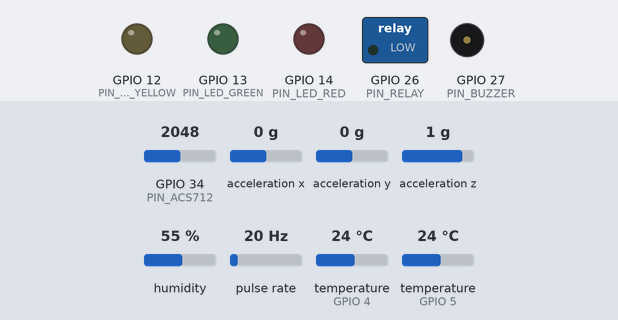
The sketch below on a simulated ESP32. On the bench: switched loads named in the sketch (green lamp = pin HIGH), output pins drawn as LEDs (lit = HIGH), buzzer (waves = sounding, pin HIGH). Wiring (inferred from the names in the program): pulse sensor: data GPIO 18; MPU-6050 motion sensor at I2C address 0x68. The test bench sets the inputs (shaded band); at power-on: acceleration x 0 g, pulse rate 20 Hz, acceleration y 0 g, GPIO 34 (PIN_ACS712) = 2048, acceleration z 1 g, humidity 55 %, temperature (sensors on GPIO 4, GPIO 5) 24 °C. WiFi joins after 1.5 s; servers stay silent unless stated; uploads are accepted with an empty reply; what the sketch prints to the serial monitor is not drawn.

Above: at 0.0 s.
At 3.7 s:
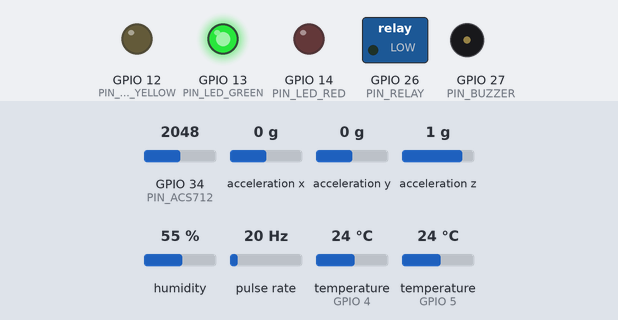
3.8 s: acceleration x set to -1.4 g
At 6.5 s:
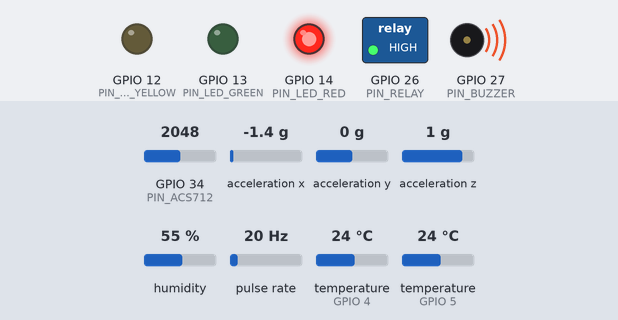
7.3 s: pulse rate (sensor on GPIO 18) set to 50 Hz
17.5 s: acceleration y set to -0.2 g
Timing chart, 0 to 20.5 s (numbered marks = the images above; inputs shaded):
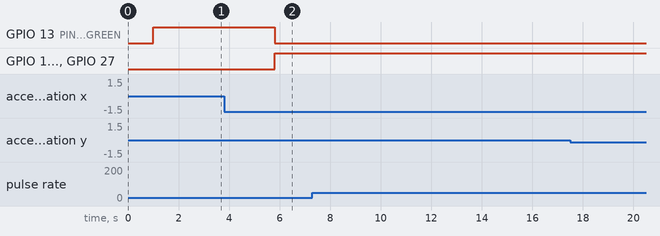

The sketch:

esp32_health_monitor.ino
```cpp
/*
 * ======================================================================================
 * Industrial Health Monitoring System - ESP32 Firmware with Wi-Fi & Backend Cloud Sync
 * ======================================================================================
 * Components & Pin Mapping:
 *  - FC-03 IR Optical Speed Sensor    : DO -> GPIO 18 (Interrupt)
 *  - MPU-6050 (Accelerometer / Motion): SDA -> GPIO 21, SCL -> GPIO 22 (I2C: 0x68)
 *  - DS18B20 (Motor Casing Temp)      : DATA -> GPIO 5 (with 4.7kΩ pull-up to 3.3V)
 *  - DHT11 / DHT22 (Ambient Temp)     : DATA -> GPIO 4
 *  - ACS712 Current Sensor (5A)       : OUT -> GPIO 34 (ADC)
 *  - Relay Module (Emergency Trip)    : IN -> GPIO 26 (Active LOW)
 *  - Piezo Buzzer                     : (+) -> GPIO 27
 *  - Status LEDs                      : Red -> GPIO 14, Yellow -> GPIO 12, Green -> GPIO 13
 * ======================================================================================
 */

#include <Wire.h>
#include <WiFi.h>
#include <HTTPClient.h>
#include <DHT.h>
#include <OneWire.h>
#include <DallasTemperature.h>

// -----------------------------------------------------------------------------
// 1. NETWORK & BACKEND CONFIGURATION
// -----------------------------------------------------------------------------
// Set to 'true' to transmit telemetry to your FastAPI backend over Wi-Fi
// Set to 'false' to run in standalone offline mode (bench testing)
#define ENABLE_WIFI true

// Enter your Wi-Fi details (must be a 2.4 GHz network)
const char* WIFI_SSID     = "YOUR_WIFI_NAME";
const char* WIFI_PASSWORD = "YOUR_WIFI_PASSWORD";

// Target FastAPI endpoint
// NOTE: Use your computer's local IP address on the network (NOT 'localhost' or '127.0.0.1')
const char* BACKEND_URL   = "http://10.181.76.182:8000/api/v1/sensor-data";
const char* MACHINE_ID    = "MACHINE_01";

// -----------------------------------------------------------------------------
// DHT Sensor Config (Ambient Temperature & Humidity)
// -----------------------------------------------------------------------------
#define DHTPIN 4
#define DHTTYPE DHT11   // Change to DHT22 if using the white DHT22 sensor
DHT dht(DHTPIN, DHTTYPE);

// -----------------------------------------------------------------------------
// DS18B20 Sensor Config (Motor Casing Probe Temperature)
// -----------------------------------------------------------------------------
#define PIN_DS18B20 5   // OneWire data bus connected to GPIO 5
OneWire oneWire(PIN_DS18B20);
DallasTemperature ds18b20Sensors(&oneWire);

// -----------------------------------------------------------------------------
// Pin Definitions
// -----------------------------------------------------------------------------
#define PIN_RPM_SENSOR      18  // FC-03 DO pin (Interrupt)
#define PIN_ACS712          34  // ACS712 Current Sensor OUT pin (Analog ADC1)
#define PIN_RELAY           26  // 5V Relay IN pin (Active LOW)
#define PIN_BUZZER          27  // Piezo Buzzer
#define PIN_LED_GREEN       13  // Normal status LED
#define PIN_LED_YELLOW      12  // Warning status LED
#define PIN_LED_RED         14  // Critical fault LED

#define MPU6050_ADDR        0x68

// -----------------------------------------------------------------------------
// System Thresholds (Aligned with backend health_service.py)
// -----------------------------------------------------------------------------
const float THRESHOLD_TEMP_WARN       = 40.0;   // °C
const float THRESHOLD_TEMP_CRIT       = 50.0;   // °C

const float THRESHOLD_CURRENT_WARN    = 1.5;    // Amperes
const float THRESHOLD_CURRENT_CRIT    = 2.5;    // Amperes

const float THRESHOLD_RPM_WARN_LOW    = 1500.0; // RPM
const float THRESHOLD_RPM_CRIT_LOW    = 1000.0; // RPM

const float THRESHOLD_ACCEL_WARN      = 0.5;    // g (dynamic acceleration)
const float THRESHOLD_ACCEL_CRIT      = 1.0;    // g

// -----------------------------------------------------------------------------
// Hardware Calibration & Timing
// -----------------------------------------------------------------------------
const unsigned long SAMPLE_INTERVAL_MS = 5000; // 5 seconds interval between sensor reads & transmissions
const int ENCODER_SLOTS = 20;                  // Number of slots in FC-03 encoder disc
const float ACS712_SENSITIVITY = 0.185;        // 185 mV/A for ACS712-05B
const float ACS712_VREF = 2.50;                // Quiescent voltage at 0 Amps

// -----------------------------------------------------------------------------
// Data Structures
// -----------------------------------------------------------------------------
struct SensorReading {
  float temperature;
  float ambient_temp;
  float humidity;
  float current;
  float rpm;
  float acceleration; // Resultant total acceleration in g (sqrt(ax²+ay²+az²))
  float accel_x;      // X-axis acceleration in g
  float accel_y;      // Y-axis acceleration in g
  float accel_z;      // Z-axis acceleration in g (gravity-removed)
};

volatile unsigned long pulseCounter = 0;
unsigned long lastSampleTime = 0;

enum MachineStatus { STATUS_NORMAL, STATUS_WARNING, STATUS_CRITICAL };
MachineStatus currentStatus = STATUS_NORMAL;

// -----------------------------------------------------------------------------
// Interrupt Service Routine for FC-03 RPM Sensor
// -----------------------------------------------------------------------------
void IRAM_ATTR countPulse() {
  pulseCounter++;
}

// -----------------------------------------------------------------------------
// Wi-Fi Connect Routine
// -----------------------------------------------------------------------------
void connectToWiFi() {
  if (!ENABLE_WIFI) return;

  Serial.printf("[Wi-Fi] Connecting to: %s", WIFI_SSID);
  WiFi.mode(WIFI_STA);
  WiFi.begin(WIFI_SSID, WIFI_PASSWORD);

  int retries = 0;
  while (WiFi.status() != WL_CONNECTED && retries < 25) {
    delay(500);
    Serial.print(".");
    retries++;
  }

  if (WiFi.status() == WL_CONNECTED) {
    Serial.println("\n[Wi-Fi] Connected successfully!");
    Serial.printf("[Wi-Fi] ESP32 IP Address: %s\n", WiFi.localIP().toString().c_str());
  } else {
    Serial.println("\n[Wi-Fi] Failed to connect. Running in local-only mode.");
  }
}

// -----------------------------------------------------------------------------
// Setup Function
// -----------------------------------------------------------------------------
void setup() {
  Serial.begin(115200);
  delay(1000);
  Serial.println("\n==================================================");
  Serial.println("  Industrial Health Monitoring System - ESP32     ");
  Serial.println("==================================================");

  // Initialize GPIO Pins
  pinMode(PIN_RPM_SENSOR, INPUT_PULLUP);
  pinMode(PIN_RELAY, OUTPUT);
  pinMode(PIN_BUZZER, OUTPUT);
  pinMode(PIN_LED_GREEN, OUTPUT);
  pinMode(PIN_LED_YELLOW, OUTPUT);
  pinMode(PIN_LED_RED, OUTPUT);

  // Default state: Motor running, Green LED on
  digitalWrite(PIN_RELAY, LOW);
  digitalWrite(PIN_BUZZER, LOW);
  digitalWrite(PIN_LED_GREEN, HIGH);
  digitalWrite(PIN_LED_YELLOW, LOW);
  digitalWrite(PIN_LED_RED, LOW);

  // Attach interrupt for optical encoder
  attachInterrupt(digitalPinToInterrupt(PIN_RPM_SENSOR), countPulse, RISING);

  // Initialize I2C Bus for MPU-6050 (SDA = 21, SCL = 22)
  Wire.begin(21, 22);

  // Initialize MPU-6050
  Wire.beginTransmission(MPU6050_ADDR);
  Wire.write(0x6B); // Wake up MPU-6050
  Wire.write(0x00);
  Wire.endTransmission();

  // Initialize DHT and DS18B20
  dht.begin();
  ds18b20Sensors.begin();

  // Connect to Wi-Fi if enabled
  if (ENABLE_WIFI) {
    connectToWiFi();
  }

  Serial.println("[OK] Setup completed.");
  Serial.println("==================================================\n");
}

// -----------------------------------------------------------------------------
// Read Live Sensors
// -----------------------------------------------------------------------------
SensorReading readLiveSensors() {
  SensorReading data;

  // 1. Calculate RPM from FC-03 pulses over the sample interval
  noInterrupts();
  unsigned long pulses = pulseCounter;
  pulseCounter = 0;
  interrupts();
  float intervalSeconds = SAMPLE_INTERVAL_MS / 1000.0;
  data.rpm = (float)(pulses * (60.0 / intervalSeconds)) / ENCODER_SLOTS;

  // 2. Read Motor Temperature (DS18B20) and Ambient Environment (DHT)
  ds18b20Sensors.requestTemperatures();
  float motorTemp = ds18b20Sensors.getTempCByIndex(0);

  float t = dht.readTemperature();
  float h = dht.readHumidity();
  data.ambient_temp = isnan(t) ? 28.0 : t;
  data.humidity     = isnan(h) ? 50.0 : h;

  // Use DS18B20 motor temp, or fallback to ambient + offset if probe not attached
  if (motorTemp == DEVICE_DISCONNECTED_C || motorTemp < -50.0 || isnan(motorTemp)) {
    data.temperature = data.ambient_temp + 5.0; // Fallback estimate
  } else {
    data.temperature = motorTemp;
  }

  // 3. Read Current from ACS712
  long adcSum = 0;
  for (int i = 0; i < 50; i++) {
    adcSum += analogRead(PIN_ACS712);
    delayMicroseconds(200);
  }
  float avgAdc = adcSum / 50.0;
  float voltage = (avgAdc / 4095.0) * 3.3;
  float currentAmps = abs((voltage - (ACS712_VREF * (3.3 / 5.0))) / ACS712_SENSITIVITY);
  data.current = (currentAmps < 0.05) ? 0.0 : currentAmps;

  // 4. Read Acceleration from MPU-6050
  Wire.beginTransmission(MPU6050_ADDR);
  Wire.write(0x3B);
  Wire.endTransmission(false);
  Wire.requestFrom((uint16_t)MPU6050_ADDR, (uint8_t)6, true);

  if (Wire.available() >= 6) {
    int16_t rawX = Wire.read() << 8 | Wire.read();
    int16_t rawY = Wire.read() << 8 | Wire.read();
    int16_t rawZ = Wire.read() << 8 | Wire.read();

    // Convert to g (±2g range: LSB sensitivity = 16384 LSB/g)
    data.accel_x = rawX / 16384.0f;
    data.accel_y = rawY / 16384.0f;
    // Remove gravity from Z-axis (static gravity ≈ 1g when flat)
    data.accel_z = (rawZ / 16384.0f) - 1.0f;
    // Total dynamic acceleration resultant
    data.acceleration = sqrt(data.accel_x * data.accel_x +
                             data.accel_y * data.accel_y +
                             data.accel_z * data.accel_z);
  } else {
    data.accel_x = 0.0f;
    data.accel_y = 0.0f;
    data.accel_z = 0.0f;
    data.acceleration = 0.0f;
  }

  return data;
}

// -----------------------------------------------------------------------------
// Threshold Evaluation
// -----------------------------------------------------------------------------
MachineStatus evaluateHealth(const SensorReading& d) {
  if (d.temperature >= THRESHOLD_TEMP_CRIT ||
      d.current     >= THRESHOLD_CURRENT_CRIT ||
      d.rpm         <= THRESHOLD_RPM_CRIT_LOW ||
      d.acceleration >= THRESHOLD_ACCEL_CRIT) {
    return STATUS_CRITICAL;
  }

  if (d.temperature >= THRESHOLD_TEMP_WARN ||
      d.current     >= THRESHOLD_CURRENT_WARN ||
      d.rpm         <= THRESHOLD_RPM_WARN_LOW ||
      d.acceleration >= THRESHOLD_ACCEL_WARN) {
    return STATUS_WARNING;
  }

  return STATUS_NORMAL;
}

// -----------------------------------------------------------------------------
// Hardware Actuators
// -----------------------------------------------------------------------------
void handleActuators(MachineStatus status) {
  switch (status) {
    case STATUS_NORMAL:
      digitalWrite(PIN_LED_GREEN, HIGH);
      digitalWrite(PIN_LED_YELLOW, LOW);
      digitalWrite(PIN_LED_RED, LOW);
      digitalWrite(PIN_RELAY, LOW);   // Motor Circuit Connected (RUN)
      digitalWrite(PIN_BUZZER, LOW);
      break;

    case STATUS_WARNING:
      digitalWrite(PIN_LED_GREEN, LOW);
      digitalWrite(PIN_LED_YELLOW, HIGH);
      digitalWrite(PIN_LED_RED, LOW);
      digitalWrite(PIN_RELAY, LOW);   // Motor Circuit Connected (RUN)
      digitalWrite(PIN_BUZZER, HIGH);
      delay(60);
      digitalWrite(PIN_BUZZER, LOW);
      break;

    case STATUS_CRITICAL:
      digitalWrite(PIN_LED_GREEN, LOW);
      digitalWrite(PIN_LED_YELLOW, LOW);
      digitalWrite(PIN_LED_RED, HIGH);
      digitalWrite(PIN_RELAY, HIGH);  // TRIP MOTOR (Cut power for protection!)
      digitalWrite(PIN_BUZZER, HIGH); // Continuous alarm
      break;
  }
}

// -----------------------------------------------------------------------------
// Send Telemetry to FastAPI Backend
// -----------------------------------------------------------------------------
void sendTelemetryToBackend(const SensorReading& d) {
  if (!ENABLE_WIFI || WiFi.status() != WL_CONNECTED) {
    return;
  }

  HTTPClient http;
  http.begin(BACKEND_URL);
  http.addHeader("Content-Type", "application/json");

  // Construct JSON payload matching SensorDataIn schema
  char jsonPayload[320];
  snprintf(jsonPayload, sizeof(jsonPayload),
    "{"
    "\"machine_id\":\"%s\","
    "\"temperature\":%.2f,"
    "\"ambient_temp\":%.2f,"
    "\"humidity\":%.2f,"
    "\"current\":%.2f,"
    "\"rpm\":%.2f,"
    "\"acceleration\":%.3f,"
    "\"accel_x\":%.3f,"
    "\"accel_y\":%.3f,"
    "\"accel_z\":%.3f"
    "}",
    MACHINE_ID,
    d.temperature,
    d.ambient_temp,
    d.humidity,
    d.current,
    d.rpm,
    d.acceleration,
    d.accel_x,
    d.accel_y,
    d.accel_z
  );

  int httpResponseCode = http.POST(jsonPayload);

  if (httpResponseCode > 0) {
    Serial.printf("[API POST] Success (%d) -> %s\n", httpResponseCode, jsonPayload);
  } else {
    Serial.printf("[API POST ERROR] Code %d (%s)\n", httpResponseCode, http.errorToString(httpResponseCode).c_str());
  }

  http.end();
}

// -----------------------------------------------------------------------------
// Print to Serial Monitor
// -----------------------------------------------------------------------------
void printTelemetry(const SensorReading& d, MachineStatus status) {
  Serial.println("--------------------------------------------------");
  Serial.println("Mode       : LIVE HARDWARE INGESTION");
  Serial.printf("Speed (RPM): %.1f RPM\n", d.rpm);
  Serial.printf("Current    : %.2f A\n", d.current);
  Serial.printf("Temperature: %.1f °C\n", d.temperature);
  Serial.printf("Ambient    : %.1f °C | Humidity: %.0f %%\n", d.ambient_temp, d.humidity);
  Serial.printf("Acceleration: %.2f g [Ax:%.2f, Ay:%.2f, Az:%.2f]\n", d.acceleration, d.accel_x, d.accel_y, d.accel_z);
  Serial.print("Machine State: ");
  if (status == STATUS_NORMAL)       Serial.println("NORMAL (Green LED, Motor RUN)");
  else if (status == STATUS_WARNING) Serial.println("WARNING (Yellow LED, Motor RUN, Beep)");
  else                               Serial.println("CRITICAL FAULT! (Red LED, Motor TRIPPED, Siren)");
  Serial.println("--------------------------------------------------");
}

// -----------------------------------------------------------------------------
// Main Loop
// -----------------------------------------------------------------------------
void loop() {
  unsigned long currentMillis = millis();

  // Run sampling and update routine every 5 seconds
  if (currentMillis - lastSampleTime >= SAMPLE_INTERVAL_MS) {
    lastSampleTime = currentMillis;

    // 1. Read live telemetry from all connected sensors
    SensorReading reading = readLiveSensors();

    // 2. Local threshold health evaluation and protective hardware trip
    currentStatus = evaluateHealth(reading);
    handleActuators(currentStatus);

    // 3. Output live status to Serial Monitor
    printTelemetry(reading, currentStatus);

    // 4. Transmit live JSON telemetry to FastAPI backend
    sendTelemetryToBackend(reading);
  }
}
```

Measured:
- after the input at 7.3 s, every drawn part: stays the same
- after the input at 17.5 s, every drawn part: stays the same
